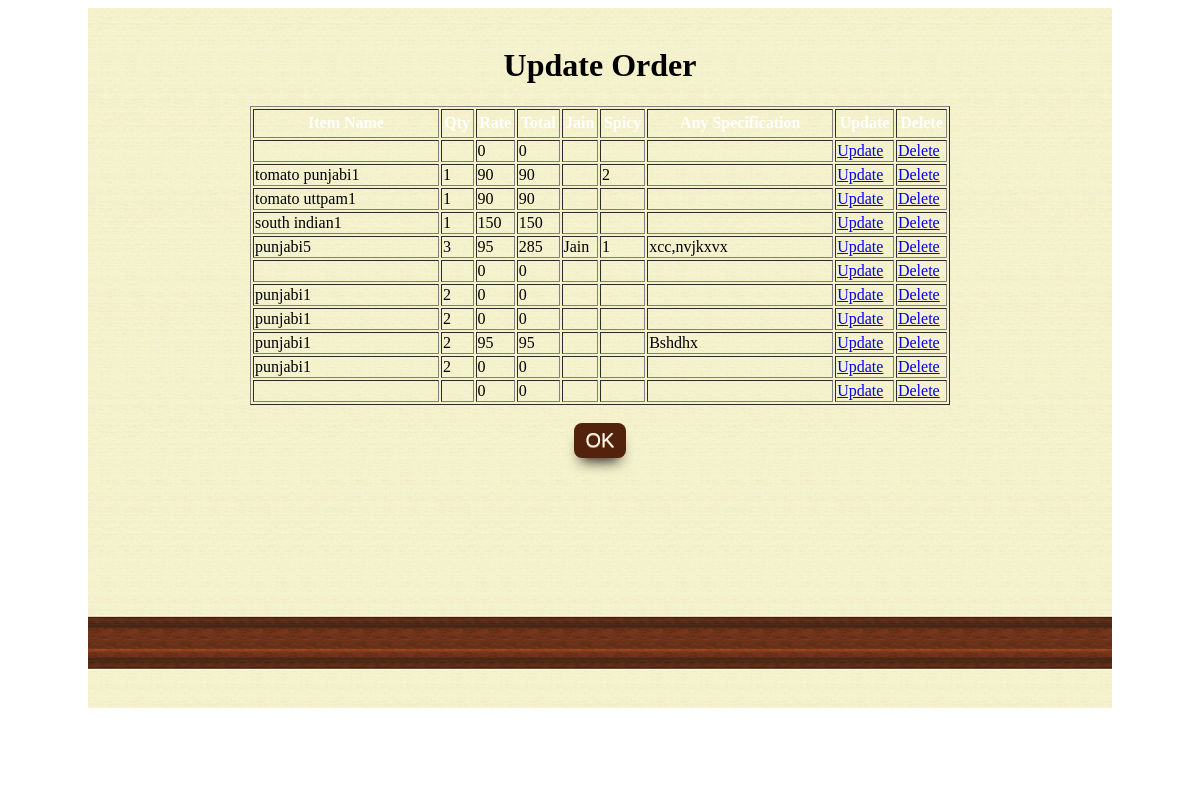
Screenshot of /php/update_order.php?table=table1 with the database file from the repository.
### tables this page shows
CREATE TABLE IF NOT EXISTS `table1` (
  `srno` int(100) NOT NULL,
  `name` varchar(200) NOT NULL,
  `quantity` varchar(200) NOT NULL,
  `rate` int(100) NOT NULL,
  `total` int(100) NOT NULL,
  `bill_no` varchar(200) NOT NULL,
  `time` time NOT NULL,
  `date` date NOT NULL,
  `jain` varchar(10) NOT NULL,
  `spicy` varchar(10) NOT NULL,
  `any specification` varchar(500) NOT NULL,
  `submit flag` int(10) NOT NULL,
  `discharge flag` int(10) NOT NULL,
  `category` varchar(100) NOT NULL
);

### php/update_order.php (the view, shortened to what this page needs)
<?php
$table=$_GET['table'];
$sql = "SELECT * FROM `$table`";
$q=mysql_query($sql);
$r1=mysql_num_rows($q);
?>
<!DOCTYPE html PUBLIC "-//W3C//DTD XHTML 1.0 Transitional//EN" "http://www.w3.org/TR/xhtml1/DTD/xhtml1-transitional.dtd">
<html xmlns="http://www.w3.org/1999/xhtml">
<head>
<link href="../css/design.css" rel="stylesheet" type="text/css" />
</head>
<body>
<div id="container_mini_page5">
<br/>
<center><h1>Update Order</h1></center>
<?php
	echo "<center><table width='700' border='1'>
		<tr>
		<th width='166' height='25'>Item Name</th>
		<th width='20' height='25'>Qty</th>
		<th width='20' height='25'>Rate</th>
		<th width='20' height='25'>Total</th>
		<th width='20' height='25'>Jain</th>
		<th width='30' height='25'>Spicy</th>
		<th width='166' height='25'>Any Specification</th>
		<th width='30' height='25'>Update</th>
		<th width='30' height='25'>Delete</th>
		</tr>";
		if($r1>0)
	{
		while($row=mysql_fetch_array($q))
		{
			echo "<tr>
			<td>$row[1]</td>
			<td>$row[2]</td>
			<td>$row[3]</td>
			<td>$row[4]</td>
			<td>$row[8]</td>
			<td>$row[9]</td>
			<td>$row[10]</td>
			<td><a href='update_admin.php?table=$table&item=$row[1]'>Update</a></td>
			<td><a href='delete_admin.php?table=$table&item=$row[1]'>Delete</a></td>
			</tr>";
			}
	}
	else
	{
		echo "<br>no record in table";
	}
	echo "</table></center>";
?>
<br/>
<center><a href="menu.php" class="myButton1">OK</a></center>
    <br/>
</div>
</body>
</html>

### css/design.css (style rules this page uses)
#container_mini_page5 { width:1024px; height:768px; margin:auto; background-image:url(../img/Page5-back.png); background-repeat:repeat-x; }
th { color:#FFF; }
.myButton1 { -moz-box-shadow: 0px 10px 14px -7px #1f1a15; -webkit-box-shadow: 0px 10px 14px -5px #1f1a15; box-shadow: 0px 10px 14px -7px #1f1a15; background:-webkit-gradient(linear, left top, left bottom, color-stop(0.05, #52220c), color-stop(1, #52220c)); background:-moz-linear-gradient(top, #52220c 5%, #52220c 100%); background:-webkit-linear-gradient(top, #52220c 5%, #52220c 100%); background:-o-linear-gradient(top, #52220c 5%, #52220c 100%); background:-ms-linear-gradient(top, #52220c 5%, #52220c 100%); background:linear-gradient(to bottom, #52220c 5%, #52220c 100%); filter:progid:DXImageTransform.Microsoft.gradient(startColorstr='#52220c', endColorstr='#52220c',GradientType=0); background-color:#52220c; -moz-border-radius:8px; -webkit-border-radius:8px; border-radius:8px; display:inline-block; cursor:pointer; color:#ffffff; font-family:Arial, Helvetica, sans-serif; font-size:20px; padding:6px 12px; text-decoration:none; text-shadow:0px 1px 0px #cc9f52; }

### rows the page displays
table1: rate "0", total "0"
table1: name "tomato punjabi1", quantity "1", rate "90", total "90", spicy "2"
table1: name "tomato uttpam1", quantity "1", rate "90", total "90"
table1: name "south indian1", quantity "1", rate "150", total "150"
table1: name "punjabi5", quantity "3", rate "95", total "285", jain "Jain", spicy "1", any specification "xcc,nvjkxvx"
table1: rate "0", total "0"
table1: name "punjabi1", quantity "2", rate "0", total "0"
table1: name "punjabi1", quantity "2", rate "0", total "0"
table1: name "punjabi1", quantity "2", rate "95", total "95", any specification "Bshdhx"
table1: name "punjabi1", quantity "2", rate "0", total "0"
table1: rate "0", total "0"
